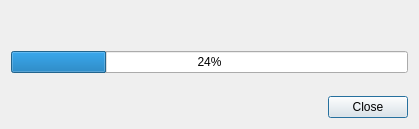
<ui version="4.0" >
 <class>Dialog</class>
 <widget class="QDialog" name="Dialog" >
  <property name="geometry" >
   <rect>
    <x>0</x>
    <y>0</y>
    <width>408</width>
    <height>129</height>
   </rect>
  </property>
  <property name="windowTitle" >
   <string>Dialog</string>
  </property>
  <layout class="QGridLayout" name="gridLayout_3" >
   <item row="4" column="0" >
    <widget class="QWidget" native="1" name="installFrame" >
     <layout class="QGridLayout" name="gridLayout_2" >
      <property name="margin" >
       <number>0</number>
      </property>
      <item row="1" column="0" colspan="2" >
       <widget class="QProgressBar" name="installationProgress" >
        <property name="value" >
         <number>24</number>
        </property>
       </widget>
      </item>
      <item row="3" column="0" colspan="2" >
       <widget class="QWidget" native="1" name="konsoleFrame" />
      </item>
      <item row="4" column="0" colspan="2" >
       <spacer name="verticalSpacer" >
        <property name="orientation" >
         <enum>Qt::Vertical</enum>
        </property>
        <property name="sizeHint" stdset="0" >
         <size>
          <width>397</width>
          <height>5</height>
         </size>
        </property>
       </spacer>
      </item>
      <item row="0" column="0" colspan="2" >
       <widget class="QLabel" name="installingLabel" >
        <property name="text" >
         <string/>
        </property>
       </widget>
      </item>
     </layout>
    </widget>
   </item>
   <item row="0" column="0" >
    <widget class="QLabel" name="titleLabel" >
     <property name="text" >
      <string/>
     </property>
    </widget>
   </item>
   <item row="5" column="0" >
    <widget class="QDialogButtonBox" name="buttonBox" >
     <property name="standardButtons" >
      <set>QDialogButtonBox::Close</set>
     </property>
    </widget>
   </item>
  </layout>
 </widget>
 <resources/>
 <connections>
  <connection>
   <sender>buttonBox</sender>
   <signal>accepted()</signal>
   <receiver>Dialog</receiver>
   <slot>accept()</slot>
   <hints>
    <hint type="sourcelabel" >
     <x>271</x>
     <y>169</y>
    </hint>
    <hint type="destinationlabel" >
     <x>271</x>
     <y>94</y>
    </hint>
   </hints>
  </connection>
  <connection>
   <sender>buttonBox</sender>
   <signal>rejected()</signal>
   <receiver>Dialog</receiver>
   <slot>reject()</slot>
   <hints>
    <hint type="sourcelabel" >
     <x>271</x>
     <y>169</y>
    </hint>
    <hint type="destinationlabel" >
     <x>271</x>
     <y>94</y>
    </hint>
   </hints>
  </connection>
 </connections>
</ui>
